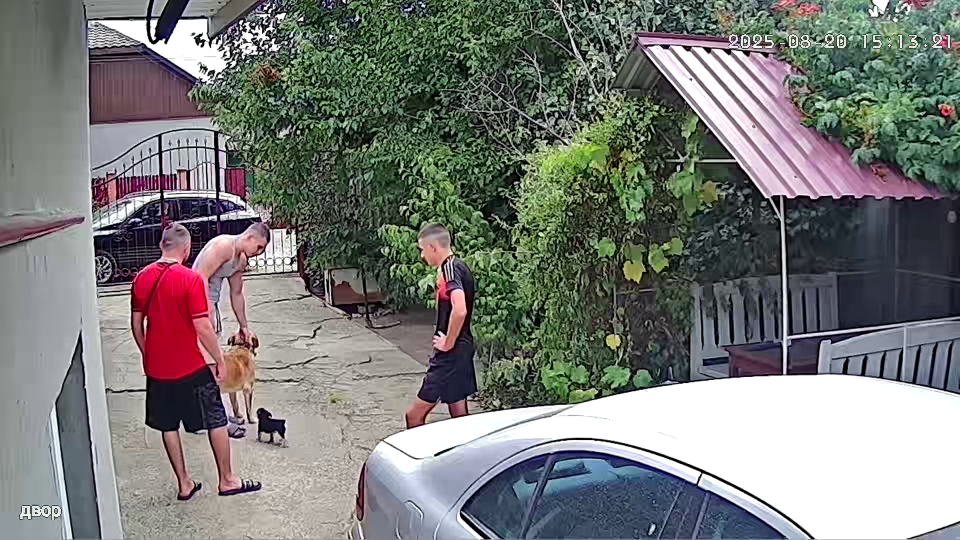
#> input picture output_images/1755725824166_frame_00502.jpg, 1920 x 1080 px (shown at 1/2 size); its folder holds 4 pictures in this run
$ python razmetka.py
#> lines starting #> are read from the running program, lines starting #| are printed output that depends on the picture
import cv2
import os
import yaml
import shutil

# Путь к папке с исходными изображениями
full_images_path = 'output_images'
# Путь к папке для сохранения обработанных данных
dataset_path = 'dataset'
train_images_path = os.path.join(dataset_path, 'train', 'images')
train_labels_path = os.path.join(dataset_path, 'train', 'labels')
valid_images_path = os.path.join(dataset_path, 'valid', 'images')
valid_labels_path = os.path.join(dataset_path, 'valid', 'labels')
test_images_path = os.path.join(dataset_path, 'test', 'images')
test_labels_path = os.path.join(dataset_path, 'test', 'labels')
ready_images_path = os.path.join(full_images_path, 'ready')

os.makedirs(train_images_path, exist_ok=True)
os.makedirs(train_labels_path, exist_ok=True)
os.makedirs(valid_images_path, exist_ok=True)
os.makedirs(valid_labels_path, exist_ok=True)
os.makedirs(test_images_path, exist_ok=True)
os.makedirs(test_labels_path, exist_ok=True)
os.makedirs(ready_images_path, exist_ok=True)

window_name = 'Annotation Tool'
current_class = 0
colors = [(255, 0, 0), (0, 255, 0), (0, 0, 255), (255, 255, 0)]
annotations = []


# Функция для масштабирования изображения
def resize_image(image, size=(640, 640)):
    return cv2.resize(image, size)


# Обработка событий мыши
drawing = False
ix, iy = -1, -1


def draw_rectangle(event, x, y, flags, param):
    global ix, iy, drawing, annotations, current_class

    if event == cv2.EVENT_LBUTTONDOWN:
        drawing = True
        ix, iy = x, y
    elif event == cv2.EVENT_MOUSEMOVE:
        if drawing:
            image = param['original_image'].copy()
            for annotation in annotations:
                cls, x1, y1, x2, y2 = annotation
                cv2.rectangle(image, (x1, y1), (x2, y2), colors[cls], 2)
            cv2.rectangle(image, (ix, iy), (x, y), colors[current_class], 2)
            cv2.imshow(window_name, image)
    elif event == cv2.EVENT_LBUTTONUP:
        drawing = False
        annotations.append((current_class, ix, iy, x, y))
        image = param['original_image'].copy()
        for annotation in annotations:
            cls, x1, y1, x2, y2 = annotation
            cv2.rectangle(image, (x1, y1), (x2, y2), colors[cls], 2)
        cv2.imshow(window_name, image)
    elif event == cv2.EVENT_RBUTTONDOWN:  # Удаление последней рамки
        if annotations:
            removed_annotation = annotations.pop()
            image = param['original_image'].copy()  # Вернемся к оригинальному изображению
            for annotation in annotations:
                cls, x1, y1, x2, y2 = annotation
                cv2.rectangle(image, (x1, y1), (x2, y2), colors[cls], 2)
            cv2.imshow(window_name, image)
        else:
            image = param['original_image'].copy()
            cv2.imshow(window_name, image)


# Обновление файла data.yaml
def update_data_yaml():
    data_yaml_path = 'data.yaml'
    data = {
        'train': 'dataset/train/images',
        'val': 'dataset/valid/images',
        'test': 'dataset/test/images',
        'nc': 4,
        'names': ['me', 'serg', 'ivan', 'dog']
    }
    with open(data_yaml_path, 'w') as f:
        yaml.dump(data, f, default_flow_style=None, sort_keys=False)
    print(f"Updated {data_yaml_path}")


# Загрузка и обработка изображений
for filename in os.listdir(full_images_path):
    if filename.endswith(('.jpg', '.jpeg', '.png')):
        image_path = os.path.join(full_images_path, filename)
        image = cv2.imread(image_path)
#> image is the input picture: shape (1080, 1920, 3); mean B, G, R 120.2, 123, 121.7
        image = resize_image(image)
#> in resize_image, `return cv2.resize(image, size)`:
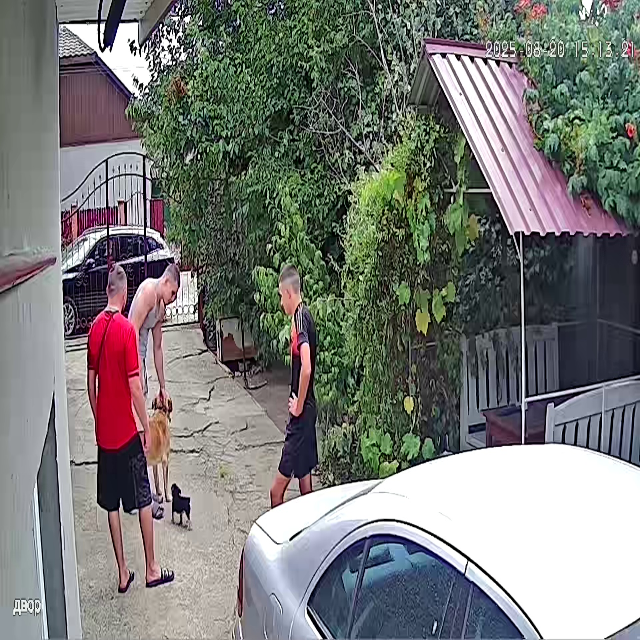
#> returned value: shape (640, 640, 3); mean of channels 0, 1, 2 120.1, 122.9, 121.7; drawn as B, G, R
        original_image = image.copy()
        annotations = []

        cv2.namedWindow(window_name)
        cv2.setMouseCallback(window_name, draw_rectangle, param={'original_image': original_image})

        while True:
            image_with_annotations = original_image.copy()
            for annotation in annotations:
                cls, x1, y1, x2, y2 = annotation
                cv2.rectangle(image_with_annotations, (x1, y1), (x2, y2), colors[cls], 2)
            cv2.imshow(window_name, image_with_annotations)
            key = cv2.waitKey(1) & 0xFF
#> (key Esc is pressed here)

            if key == ord(' '):  # Нажатие пробела для сохранения
                # Сохранение изображения
                output_image_path = os.path.join(train_images_path, filename)
                cv2.imwrite(output_image_path, original_image)
                print(f"Saved image to {output_image_path}")

                # Сохранение текстовых данных
                label_filename = os.path.splitext(filename)[0] + '.txt'
                label_file_path = os.path.join(train_labels_path, label_filename)
                with open(label_file_path, 'w') as f:
                    for annotation in annotations:
                        cls, x1, y1, x2, y2 = annotation
                        x_center = (x1 + x2) / 2 / 640
                        y_center = (y1 + y2) / 2 / 640
                        width = abs(x2 - x1) / 640
                        height = abs(y2 - y1) / 640
                        f.write(f"{cls} {x_center} {y_center} {width} {height}\n")
                print(f"Saved labels to {label_file_path}")

                # Обновление data.yaml
                update_data_yaml()

                # Перемещение обработанного изображения
                ready_image_path = os.path.join(ready_images_path, filename)
                shutil.move(image_path, ready_image_path)
                print(f"Moved image to {ready_image_path}")
                break
            elif key == 27:  # Нажатие Esc для пропуска изображения
                print("Skipped image")
                break
            elif key in [ord(str(i)) for i in range(10)]:  # Выбор класса
                current_class = int(chr(key))
                print(f"Selected class: {current_class}")

        cv2.destroyAllWindows()
#> pass 2 of the loop `for filename in os.listdir(full_images_path):`:
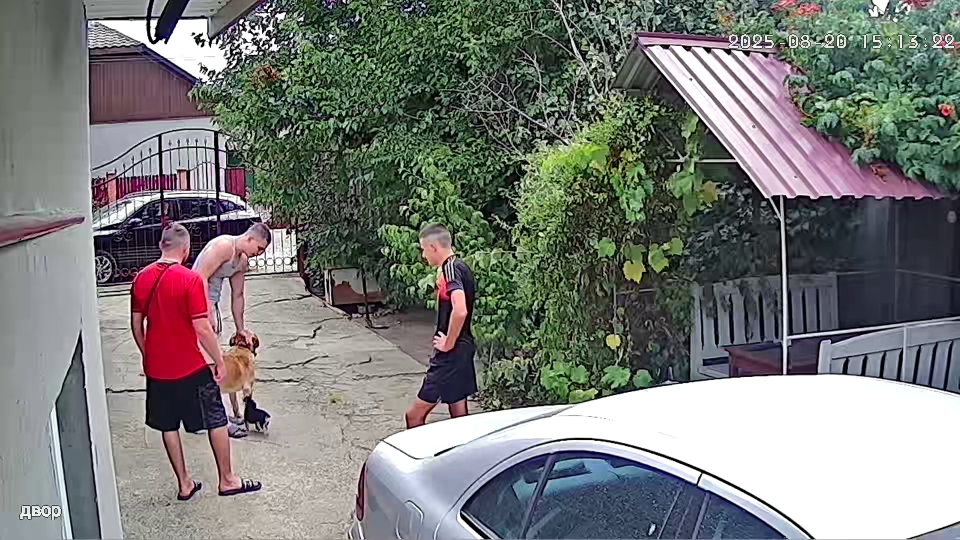
#> input picture output_images/1755725824314_frame_00505.jpg, 1920 x 1080 px (shown at 1/2 size)
#> image is the input picture: shape (1080, 1920, 3); mean B, G, R 120.3, 123, 121.8
#> in resize_image (call 2), `return cv2.resize(image, size)`:
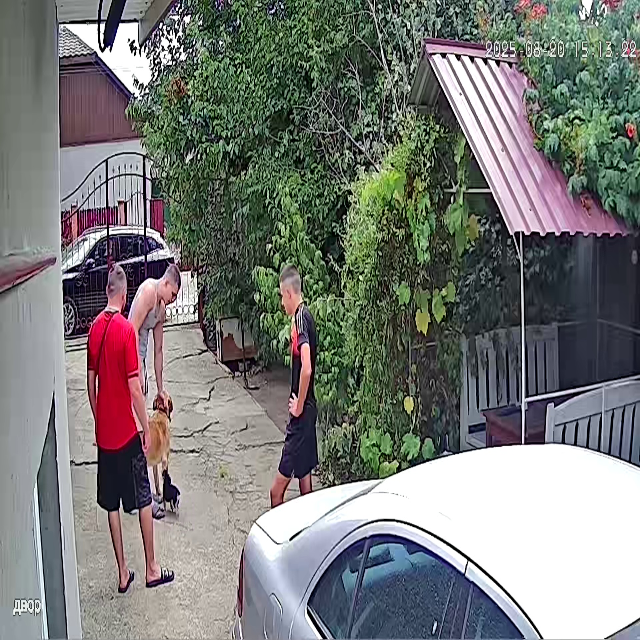
#> returned value: shape (640, 640, 3); mean of channels 0, 1, 2 120.2, 123, 121.7; drawn as B, G, R
#> (key Enter is pressed here)
#> pass 3 of the loop `for filename in os.listdir(full_images_path):`:
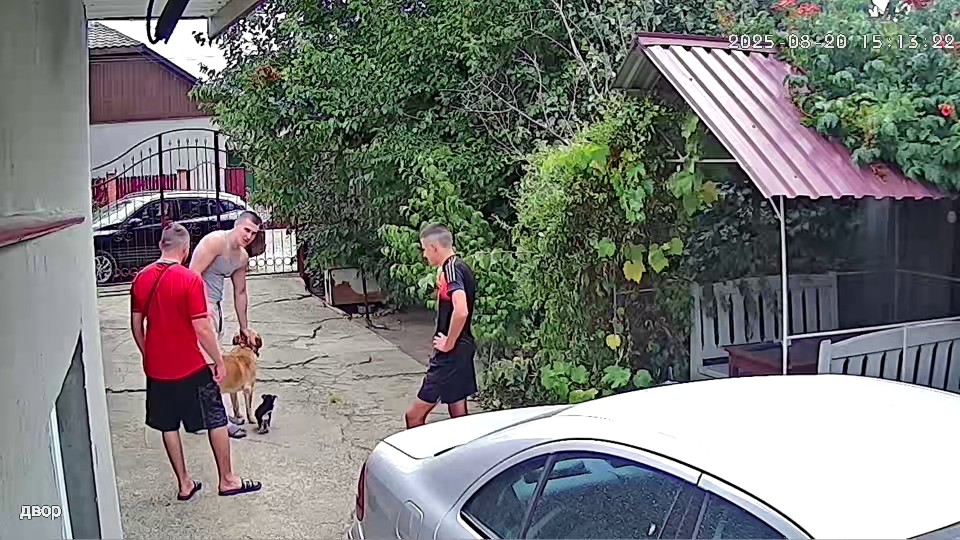
#> input picture output_images/1755725824486_frame_00509.jpg, 1920 x 1080 px (shown at 1/2 size)
#> image is the input picture: shape (1080, 1920, 3); mean B, G, R 120.5, 123.2, 121.9
#> in resize_image (call 3), `return cv2.resize(image, size)`:
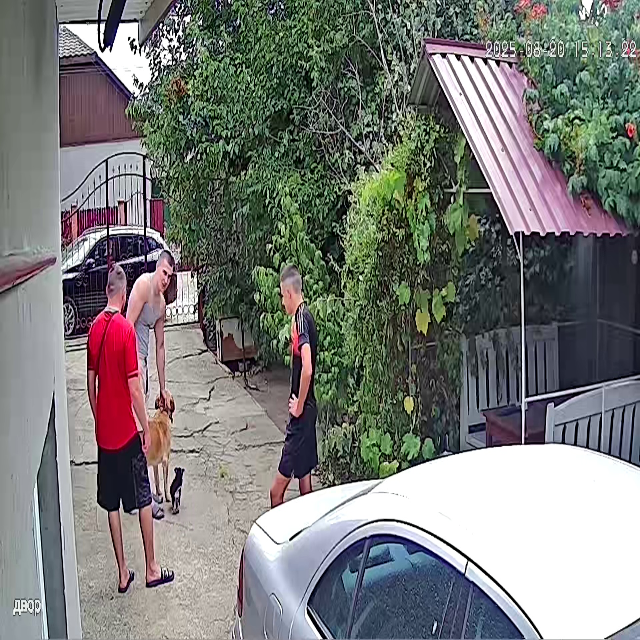
#> returned value: shape (640, 640, 3); mean of channels 0, 1, 2 120.4, 123.1, 121.8; drawn as B, G, R
#> the loop made 5 passes; the first 3 are shown
